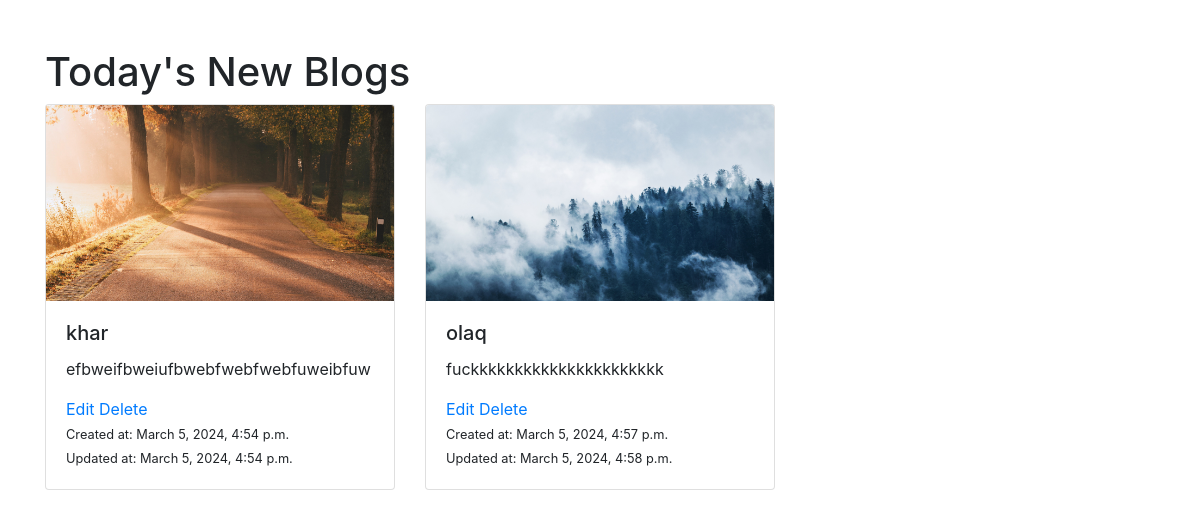
The page //home on the database its author committed.
### gallery/models.py (models this page shows, shortened)
class Product(models.Model):
	name = models.CharField(max_length=255)
	description = models.TextField()
	image = models.ImageField(upload_to='products/')
	created_at = models.DateTimeField(auto_now_add=True)
	updated_at = models.DateTimeField(auto_now=True)
	def short_description(self):
		words = self.description.split()
		if len(words) > 50:
			return ' '.join(words[:30]) + '...'
		else:
			return self.description

### gallery/views.py (called while the page is built)
def product_list(request):
	products = Product.objects.all()
	return render(request, 'myapp/index.html', {'products': products})

### gallery/templates/myapp/index.html (shortened to what this page needs)
<!DOCTYPE html>
<html lang="en">
<head>
	<link rel="stylesheet" href="https://maxcdn.bootstrapcdn.com/bootstrap/4.5.2/css/bootstrap.min.css">
</head>
<body>
	<div class="container mt-5">
		<h1>Today's New Blogs</h1>
		<div class="row">
			{% for product in products %}
				<div class="col-md-4 mb-4">
					<div class="card">
						<a href="{% url 'product_detail' product.pk %}">
							<img src="{{ product.image.url }}" alt="{{ product.created_name }}" class="card-img-top">
						</a>
						<div class="card-body">
							<h5 class="card-title">{{ product.name }}</h5>
							<p class="card-text">{{ product.short_description }}</p>
							<a href="{% url 'edit_product' product.pk %}">Edit</a>
							<a href="{% url 'delete_product' product.pk %}">Delete</a> <br>
							<small class="card-text">Created at: {{ product.created_at }}</small> <br>
							<small class="card-text">Updated at: {{ product.updated_at }}</small>
						</div>
					</div>
				</div>
			{% endfor %}
		</div>
	</div>
</body>
</html>

### rows shown on the page
Product: image (picture), name "khar", short_description "efbweifbweiufbwebfwebfwebfuweibfuw", created_at "March 5, 2024, 4:54 p.m.", updated_at "March 5, 2024, 4:54 p.m."
Product: image (picture), name "olaq", short_description "fuckkkkkkkkkkkkkkkkkkkkkk", created_at "March 5, 2024, 4:57 p.m.", updated_at "March 5, 2024, 4:58 p.m."
